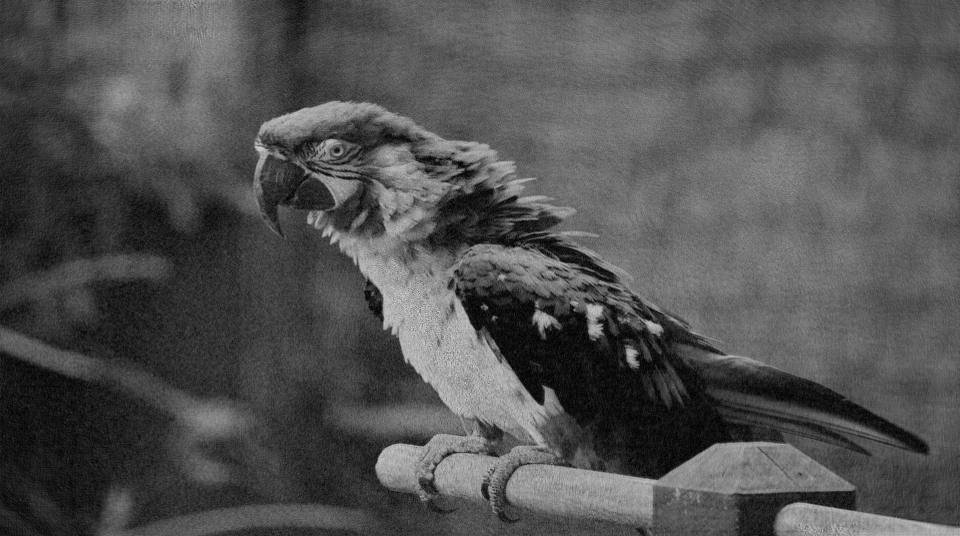
#> input picture results/simulation/SGD_JPEG/20cm/DIV2k/0886_resize/SGD_JPEG_JPEG(50)_0886_resize_R_(17.43, 0.4440, 2.40, 2.70, 1.24).png, 1920 x 1072 px (shown at 1/2 size)
$ python merge_rgb.py
#> lines starting #> are read from the running program, lines starting #| are printed output that depends on the picture
import numpy as np
import cv2

r_img = cv2.imread('./results/simulation/SGD_JPEG/20cm/DIV2k/0886_resize/SGD_JPEG_JPEG(50)_0886_resize_R_(17.43, 0.4440, 2.40, 2.70, 1.24).png', -1)
#> r_img is the input picture: shape (1072, 1920); min 0, max 255, mean 81.5
g_img = cv2.imread('./results/simulation/SGD_JPEG/20cm/DIV2k/0886_resize/SGD_JPEG_JPEG(50)_0886_resize_G_(19.66, 0.3810, 2.33, 2.79, 1.04).png', -1)
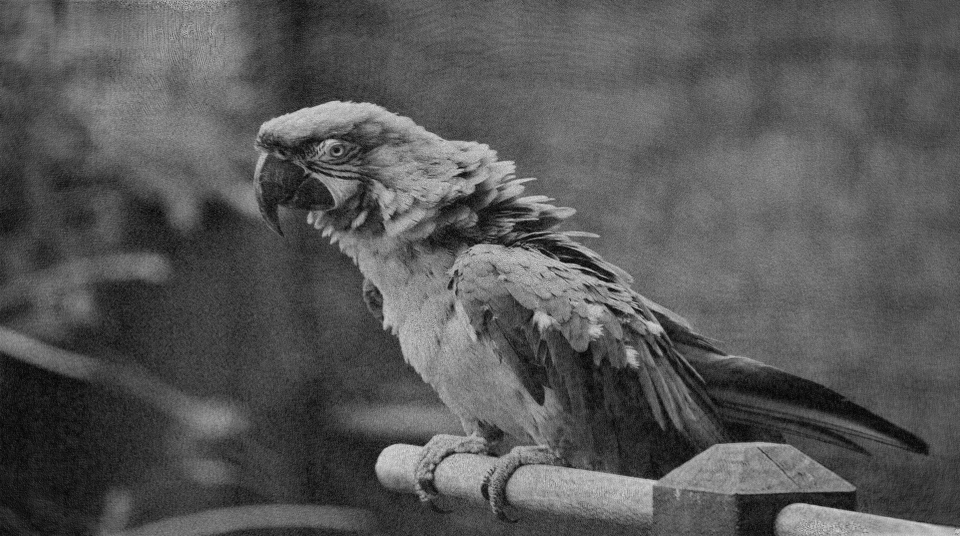
#> input picture results/simulation/SGD_JPEG/20cm/DIV2k/0886_resize/SGD_JPEG_JPEG(50)_0886_resize_G_(19.66, 0.3810, 2.33, 2.79, 1.04).png, 1920 x 1072 px (shown at 1/2 size)
#> g_img is the input picture: shape (1072, 1920); min 0, max 255, mean 87.1
b_img = cv2.imread('./results/simulation/SGD_JPEG/20cm/DIV2k/0886_resize/SGD_JPEG_JPEG(50)_0886_resize_B_(18.93, 0.3193, 2.43, 2.78, 1.51).png', -1)
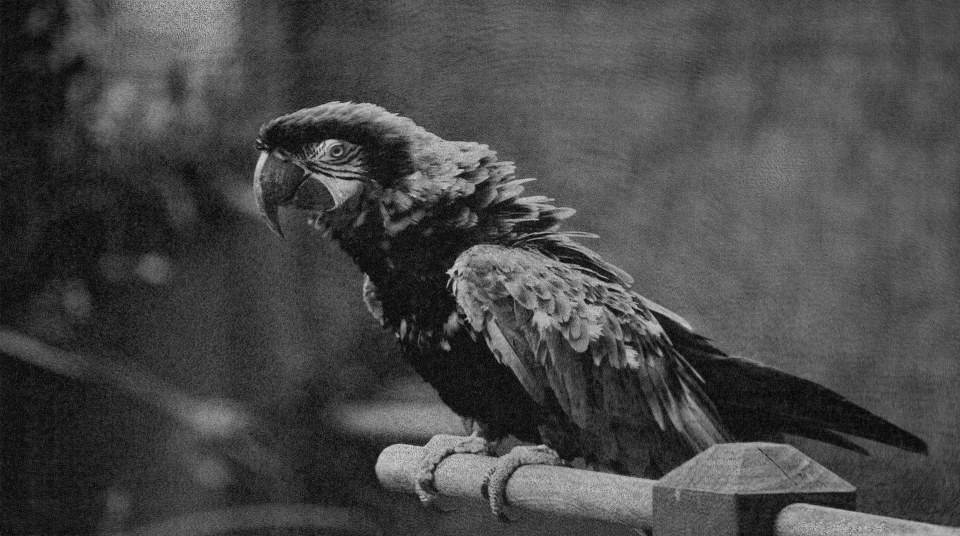
#> input picture results/simulation/SGD_JPEG/20cm/DIV2k/0886_resize/SGD_JPEG_JPEG(50)_0886_resize_B_(18.93, 0.3193, 2.43, 2.78, 1.51).png, 1920 x 1072 px (shown at 1/2 size)
#> b_img is the input picture: shape (1072, 1920); min 0, max 255, mean 71.9

cv2.imwrite("./results/simulation/SGD_JPEG/20cm/DIV2k/0886_resize/rgb.png", np.stack((b_img, g_img, r_img), axis=-1))
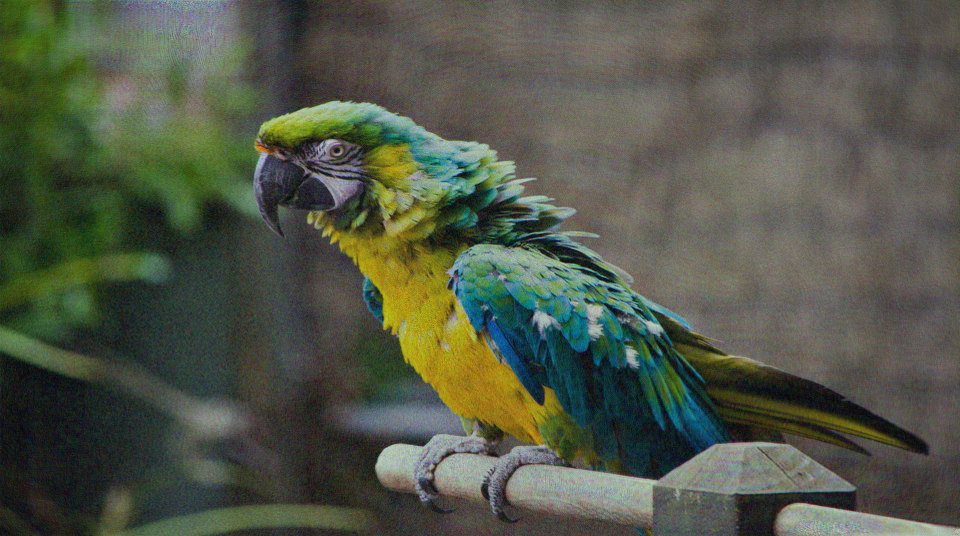
#> saved as rgb.png: shape (1072, 1920, 3) (shown at 1/2 size); mean B, G, R 71.9, 87.1, 81.5
